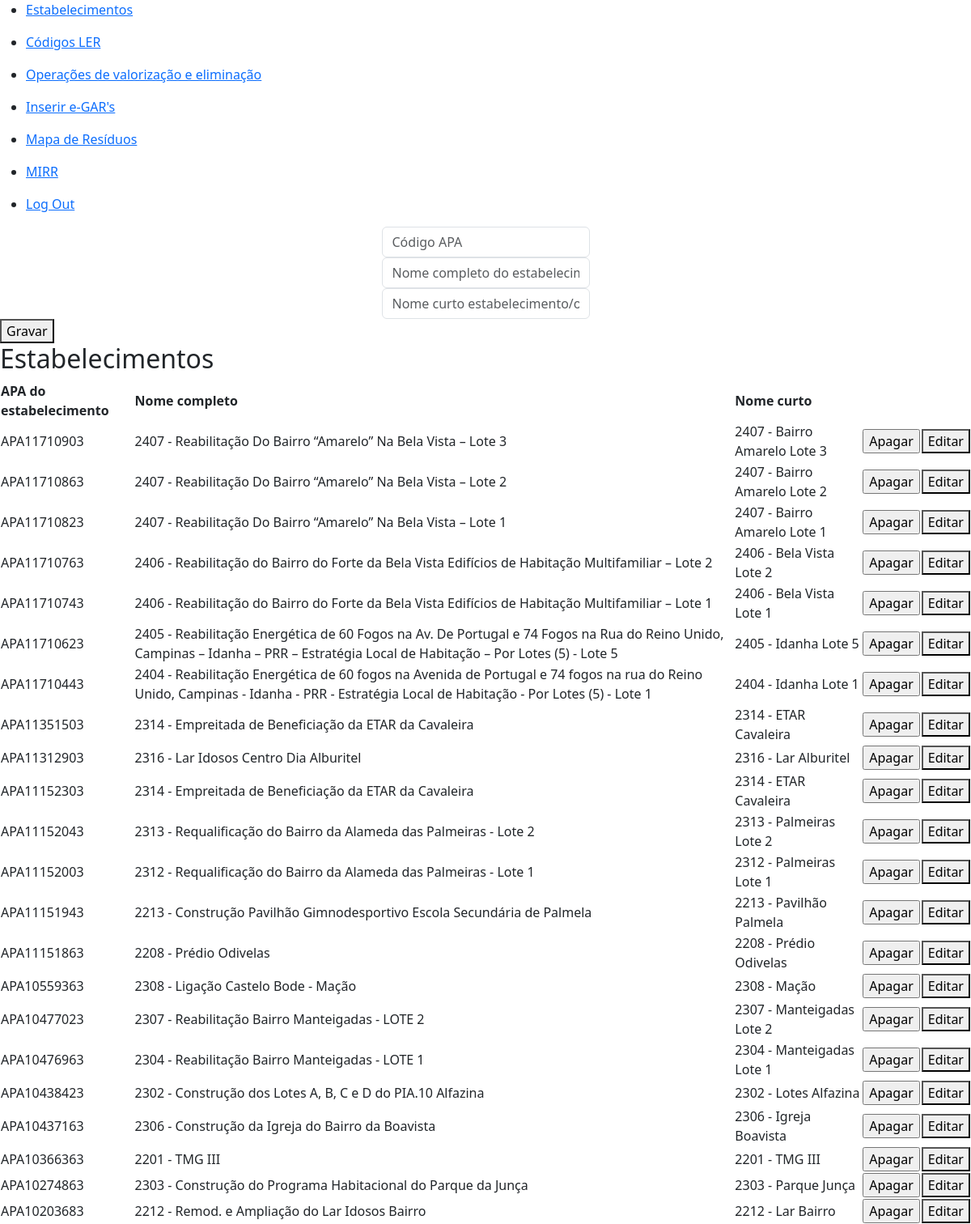
The app's page /establishments (signed in), older data.
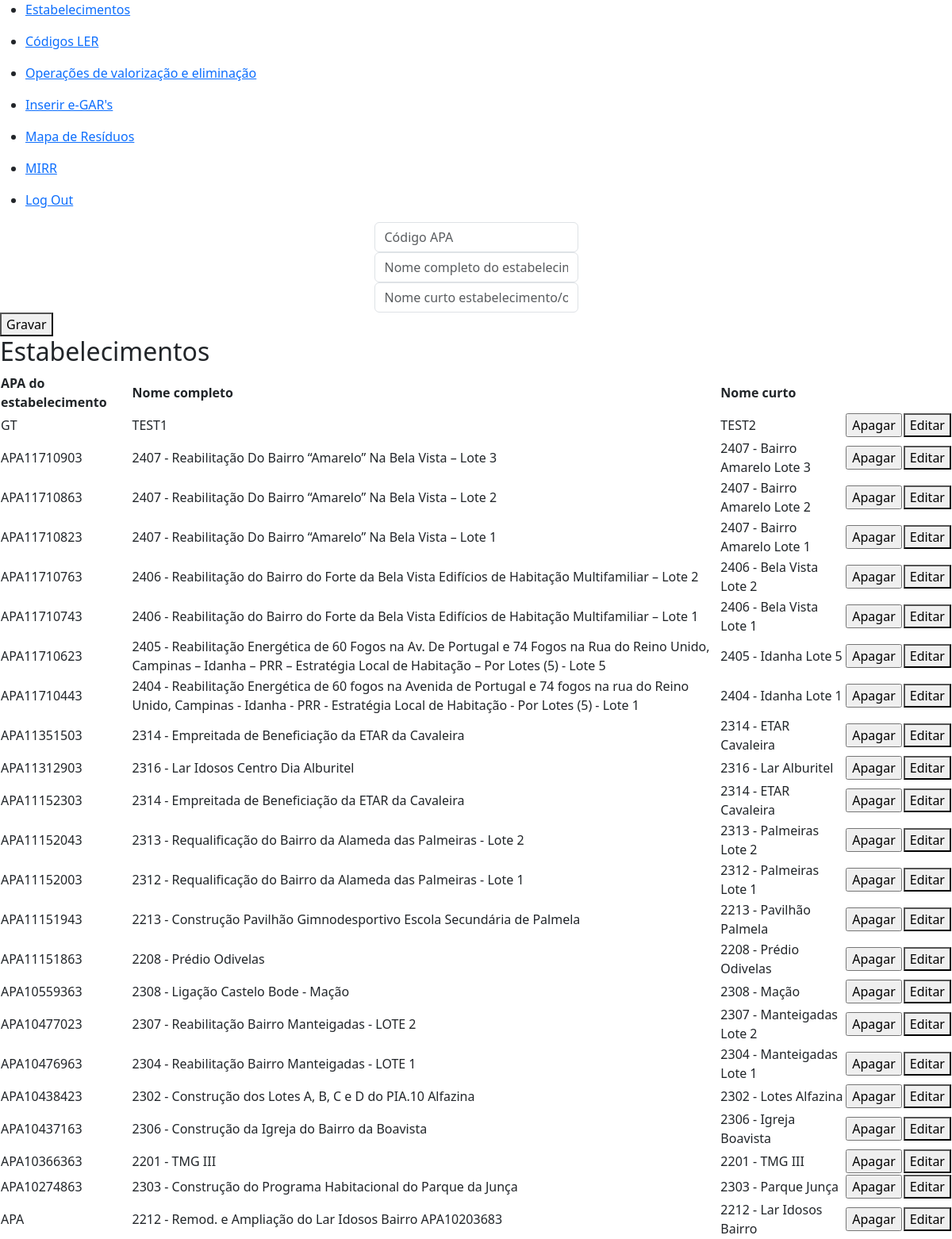
The same page, newer data.
### tables this page shows
CREATE TABLE apa_code_contract(
        id INTEGER PRIMARY KEY AUTOINCREMENT NOT NULL,
        apa_code TEXT NOT NULL,
        contract_full TEXT NOT NULL,
        contract_short TEXT NOT NULL
    );

### app.py (the view, shortened to what this page needs)
@app.route("/establishments", methods=["GET", "POST"])
@login_required
def establishments():
    if request.method == "GET":
        all_estab = db.execute("SELECT apa_code,contract_full,contract_short \
            FROM apa_code_contract ORDER BY apa_code DESC")
        return render_template("establishments.html", all_estab=all_estab)

### helpers.py (called while the page is built)
def login_required(f):
    @wraps(f)
    def decorated_function(*args, **kwargs):
        if session.get("user_id") is None:
            return redirect("/login")
        return f(*args, **kwargs)
    return decorated_function

### templates/establishments.html (shortened to what this page needs)
{% extends "layout.html" %}
{% block main %}
<form action="/establishments" method="post">
    <div>
        <input autocomplete="off" autofocus class="form-control mx-auto w-auto" name="apa_code" placeholder="Código APA"
            type="text">
    </div>
    <div>
        <input autocomplete="off" autofocus class="form-control mx-auto w-auto" name="nome_estab"
            placeholder="Nome completo do estabelecimento/obra" type="text">
    </div>
    <div>
        <input autocomplete="off" autofocus class="form-control mx-auto w-auto" name="nome_estab_curto"
            placeholder="Nome curto estabelecimento/obra" type="text">
    </div>
    <button type="submit">Gravar</button>
</form>
<h2>Estabelecimentos</h2>
<table style="width:100%">
    <thead>
        <tr>
            <th>APA do estabelecimento</th>
            <th>Nome completo</th>
            <th>Nome curto</th>
        </tr>
    </thead>
    <tbody>
        {% for row in all_estab %}
        <tr>
            <td>{{ row.apa_code }}</td>
            <td>{{ row.contract_full }}</td>
            <td>{{ row.contract_short }}</td>
            <td>
                <form action="/delete" method="post">
                    <div>
                        <input class="delete_button" type="submit" value="Apagar">
                    </div>
                </form>
            </td>
            <td>
                <button class="edit_button" onclick="showEditForm('{{ row.apa_code }}')">Editar</button>
            </td>
        </tr>
        {% endfor %}
    </tbody>
</table>
{% endblock %}

### templates/layout.html (shortened to what this page needs)
<!DOCTYPE html>
<html lang="en">
    <head>
        <link href="https://cdn.jsdelivr.net/npm/bootstrap@5.3.3/dist/css/bootstrap.min.css" rel="stylesheet">
    </head>
    <body>
        <nav>
            <div>
                <div>
                    {% if session["user_id"] %}
                        <ul>
                            <li><a href="/establishments">Estabelecimentos</a></li>
                        </ul>
                        <ul>
                            <li><a href="/codler_description">Códigos LER</a></li>
                        </ul>
                        <ul>
                            <li><a href="/operation_description">Operações de valorização e eliminação</a></li>
                        </ul>
                        <ul>
                            <li><a href="/insert">Inserir e-GAR's</a></li>
                        </ul>
                        <ul>
                            <li><a href="/history">Mapa de Resíduos</a></li>
                        </ul>
                        <ul>
                            <li><a href="/mirr">MIRR</a></li>
                        </ul>
                        <ul>
                            <li><a href="/logout">Log Out</a></li>
                        </ul>
                    {% else %}
                        <ul>
                            <li><a href="/register">Registo</a></li>
                            <li><a href="/login">Log In</a></li>
                        </ul>
                    {% endif %}
                </div>
            </div>
        </nav>
            {% block main %}{% endblock %}
    </body>
</html>

Row changes from the older to the newer data that the page shows:
removed apa_code_contract: apa_code "APA10203683", contract_full "2212 - Remod. e Ampliação do Lar Idosos Bairro", contract_short "2212 - Lar Bairro"
added apa_code_contract: apa_code "GT", contract_full "TEST1", contract_short "TEST2"
added apa_code_contract: apa_code "APA", contract_full "2212 - Remod. e Ampliação do Lar Idosos Bairro APA10203683", contract_short "2212 - Lar Idosos Bairro"
